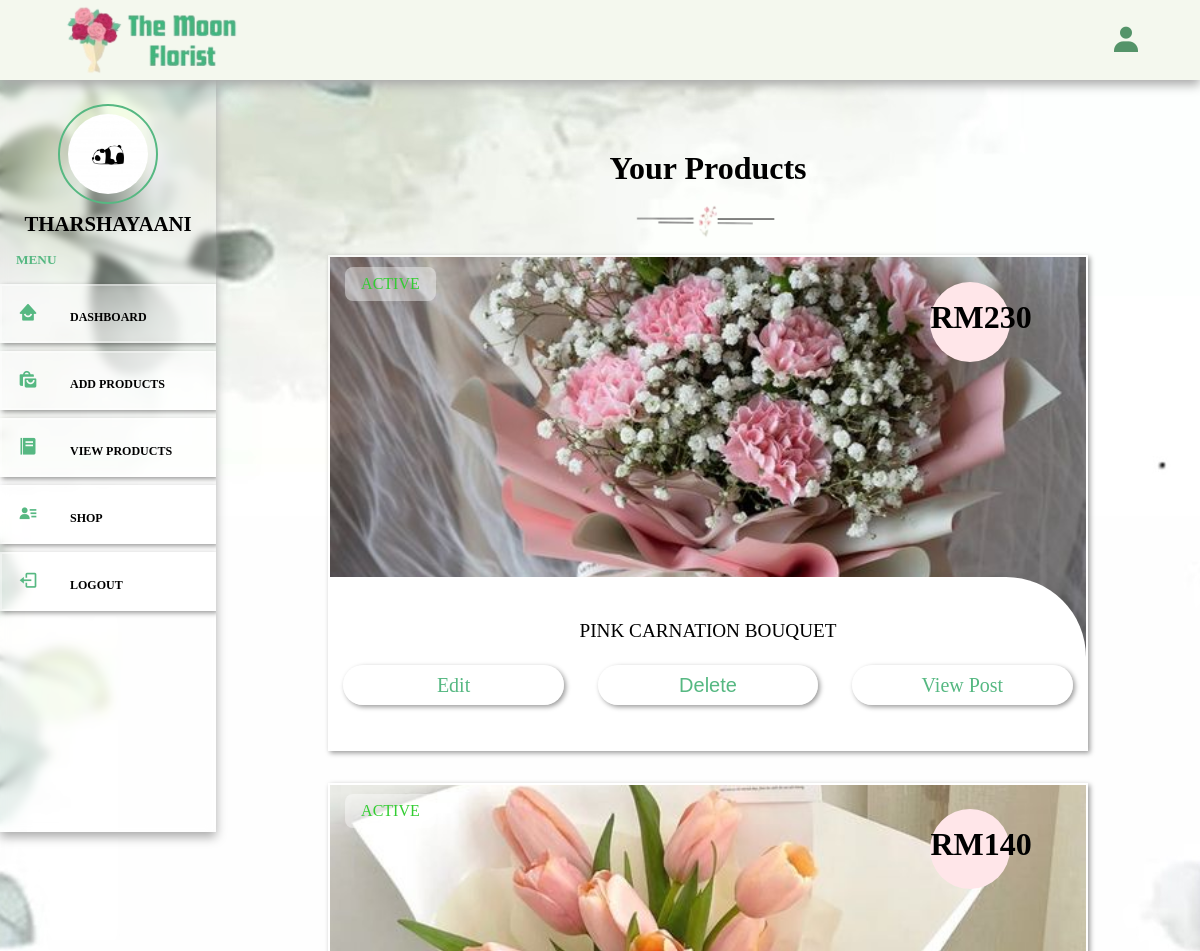
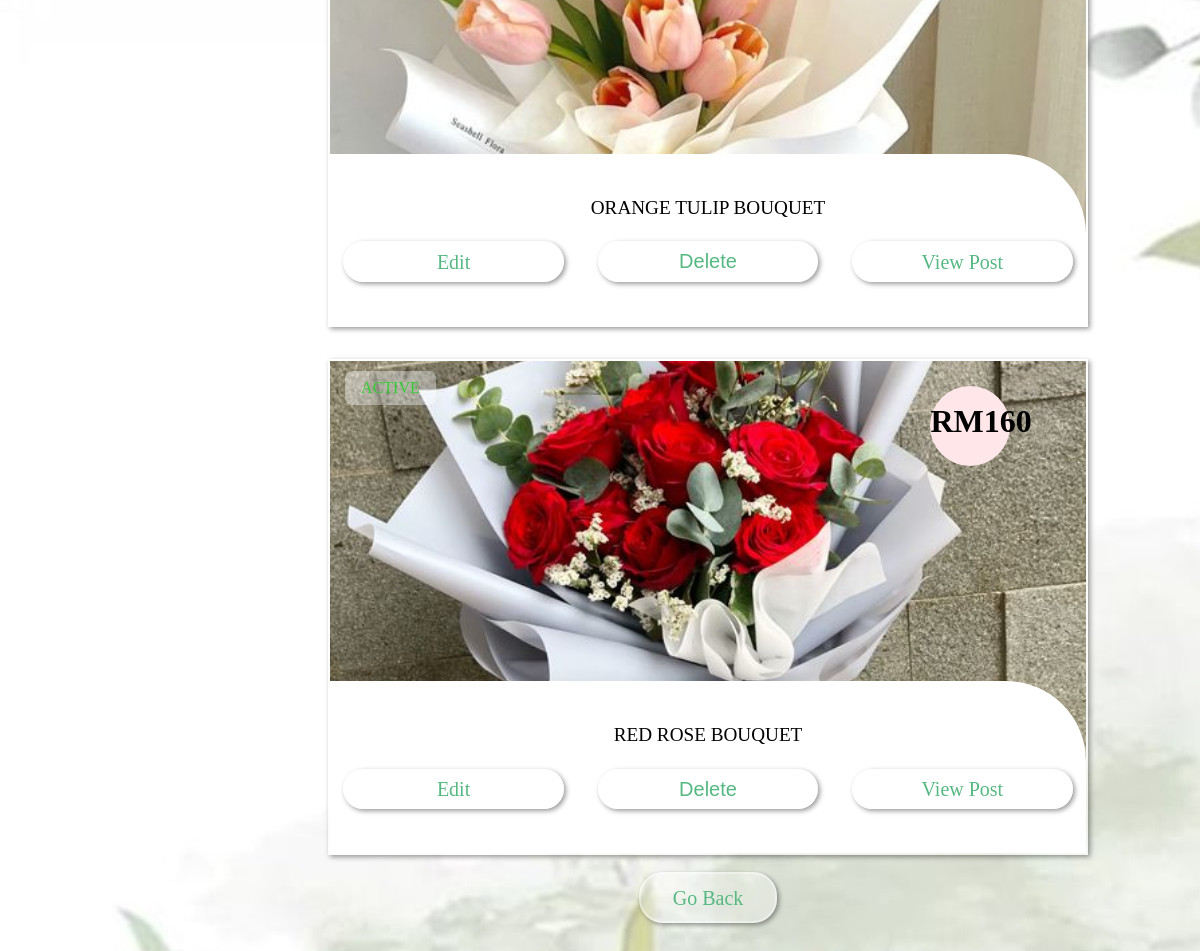
The page /view_posts.php (signed in) on the database its author committed (2 pictures, top to bottom).
### tables this page shows
CREATE TABLE `sellers` (
  `id` int(20) NOT NULL,
  `name` varchar(50) NOT NULL,
  `email` varchar(150) NOT NULL,
  `password` varchar(50) NOT NULL,
  `image` varchar(100) NOT NULL
);

CREATE TABLE `products` (
  `id` varchar(255) NOT NULL,
  `seller_id` varchar(20) NOT NULL,
  `name` varchar(255) NOT NULL,
  `price` varchar(255) NOT NULL,
  `image` varchar(255) NOT NULL,
  `stock` int(100) NOT NULL,
  `product_detail` varchar(500) NOT NULL,
  `status` varchar(100) NOT NULL
);

### view_posts.php (the view, shortened to what this page needs)
<?php
	include '../components/connect.php';
	if(isset($_COOKIE['seller_id'])){
      	$seller_id = $_COOKIE['seller_id'];
	} else {
	    $seller_id = '';
	    header('location:login.php');
	}
?>
<!DOCTYPE html>
<html lang="en">
<head>
   <link href='https://unpkg.com/boxicons@2.1.2/css/boxicons.min.css' rel='stylesheet'>
</head>
<body>
	<div class="main-container">
		<?php include '../components/admin_header.php'; ?>
		<section class="show-post">
			<div class="heading">
				<h1>Your Products</h1>
				<img src="../image/break.png" width="100">
			</div>
			<div class="box-container">
				<?php
					$select_post = $conn->prepare("SELECT * FROM `products` WHERE seller_id = ?");
					$select_post->execute([$seller_id]);
					if ($select_post->rowCount() > 0) {
						while ($fetch_post = $select_post->fetch(PDO::FETCH_ASSOC)) {
				?>
				<form action="" method="post" class="box">
					<?php if($fetch_post['image'] != ''){ ?>
						<img src="../uploaded_files/<?= $fetch_post['image']; ?>" class="image">
					<?php } ?>
					<div class="status" style="color: <?php if($fetch_post['status'] == 'active'){echo "limegreen";} else{echo "coral";} ?>;"><?= $fetch_post['status']; ?></div>
					<div class="price">RM<?= $fetch_post['price']; ?></div>
					<div class="content">
						<div class="title"><?= $fetch_post['name']; ?></div>
						<div class="flex-btn">
							<a href="edit_post.php?id=<?= $fetch_post['id']; ?>" class="btn">Edit</a>
							<button type="submit" name="delete" class="btn" onclick="return confirm('Delete this product?');">Delete</button>
							<?php if($fetch_post['status'] == 'deactive') { ?>
								<button type="submit" name="publish" class="btn">Publish</button>
							<?php } else { ?>
								<a href="read_posts.php?post_id=<?= $fetch_post['id']; ?>" class="btn">View Post</a>
							<?php } ?>
						</div>
					</div>
				</form>
				<?php
						}
					} else {
						echo '
							<div class="empty">
								<p>No product added yet! <br><a href="add_product.php" class="btn" style="margin-top: 1.5rem;">Add Product</a></p>
							</div>
						';
					}
				?>
			</div>
			<div style="text-align:center; padding-top:1rem;">
				<a href="dashboard.php" class="btn">Go Back</a>
			</div>
		</section>
	</div>
</body>
</html>

### admin_header.php (shortened to what this page needs)
<header>
	<div class="logo">
		<img src="../image/logo.png" width="200">
	</div>
	<div class="right">
		<div class="bx bxs-user" id="user-btn"></div>
	</div>
</header>
<div class="side-container">
	<div class="sidebar">
		<?php
			$select_profile = $conn->prepare("SELECT * FROM `sellers` WHERE id=?");
			$select_profile->execute([$seller_id]);
			if ($select_profile->rowCount() > 0) {
				$fetch_profile = $select_profile->fetch(PDO::FETCH_ASSOC);
		?>
		<div class="profile">
			<img src="../uploaded_files/<?= $fetch_profile['image']; ?>" class="logo-img" width="100">
			<p><?= $fetch_profile['name']; ?></p>
		</div>
		<?php } ?>
		<h5>menu</h5>
		<div class="navbar">
			<ul>
				<li><a href="dashboard.php"><i class="bx bxs-home-smile"></i>dashboard</a></li>
				<li><a href="add_product.php"><i class="bx bxs-shopping-bags"></i>add products</a></li>
				<li><a href="view_posts.php"><i class="bx bxs-food-menu"></i>view products</a></li>
				<li><a href="../shop.php"><i class="bx bxs-user-detail"></i>shop</a></li>
				<li><a href="../components/admin_logout.php" onclick="return confirm('logout from this website')"><i class="bx bx-log-out"></i>logout</a></li>
			</ul>
		</div>
	</div>
</div>

### rows shown on the page
sellers: image (picture), name "THARSHAYAANI"
products: image (picture), status "ACTIVE", price "230", name "PINK CARNATION BOUQUET"
products: image (picture), status "ACTIVE", price "140", name "ORANGE TULIP BOUQUET"
products: image (picture), status "ACTIVE", price "160", name "RED ROSE BOUQUET"
